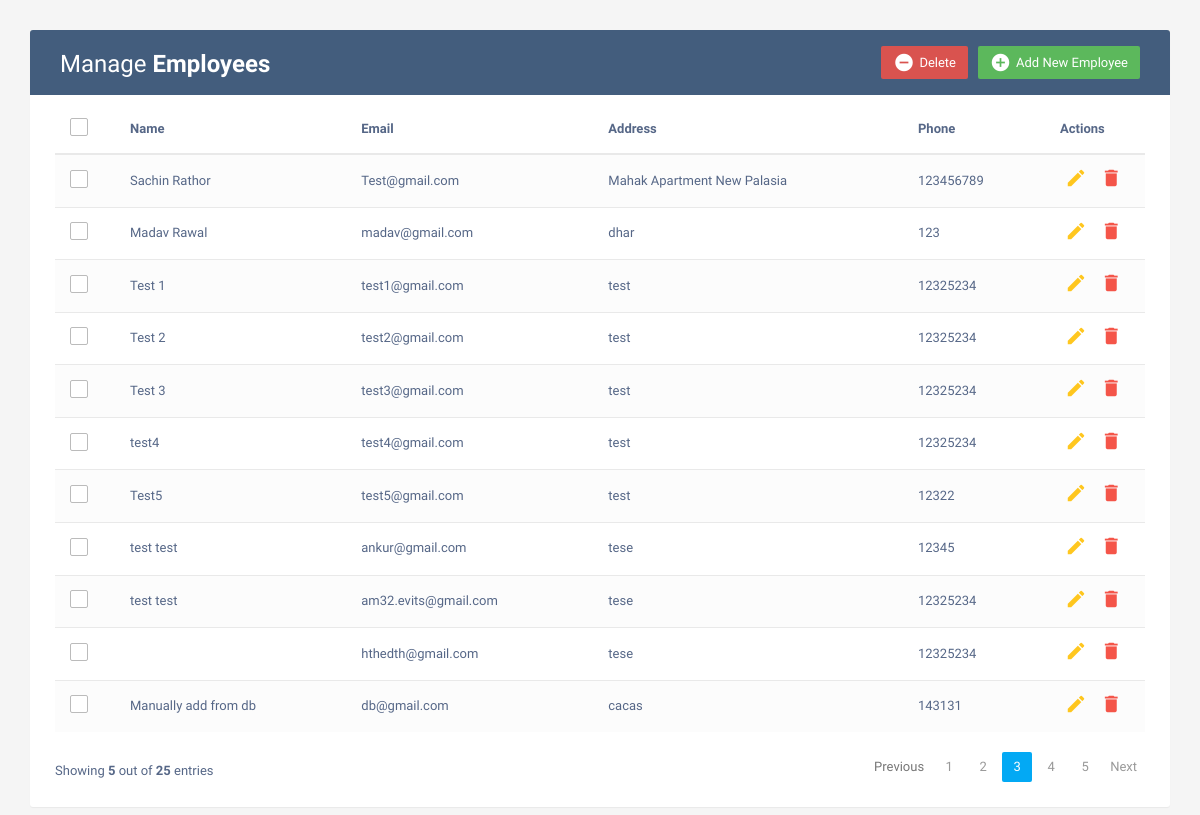
The app's page /, older data.
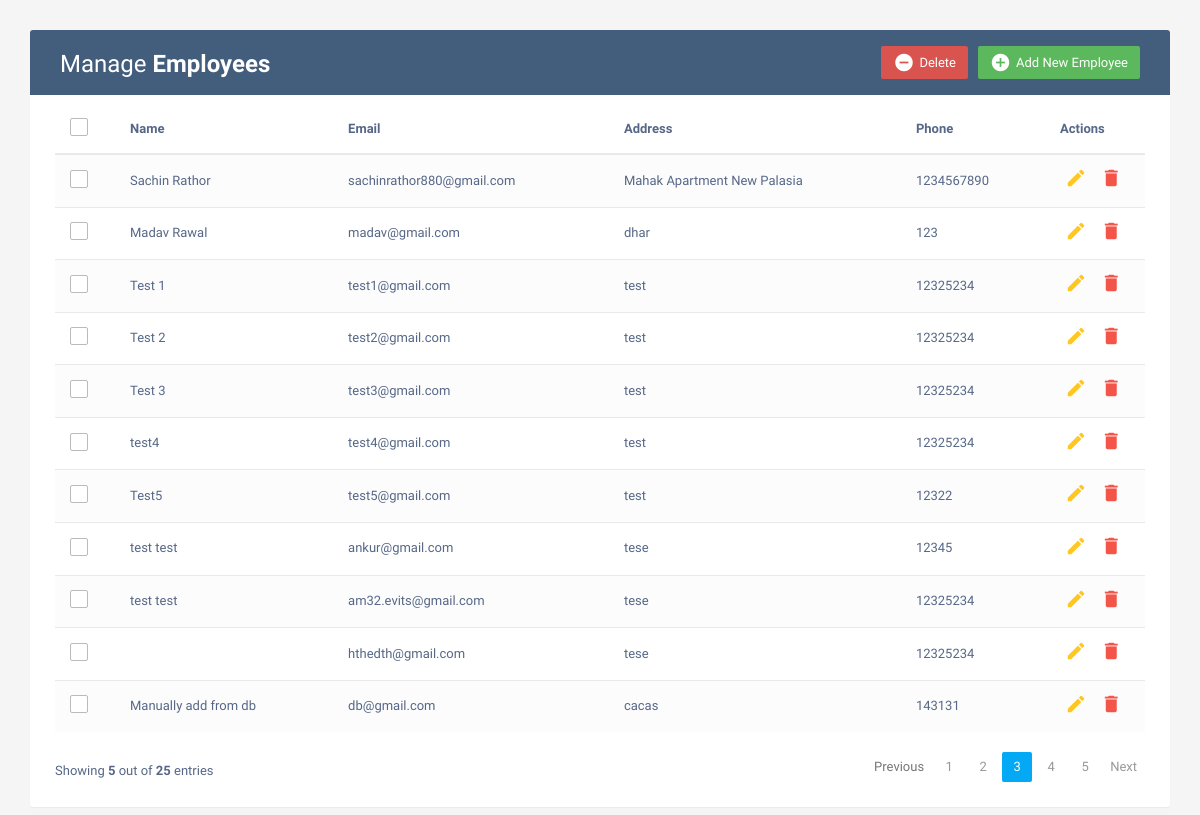
The same page, newer data.
### app2/models.py (models this page shows, shortened)
class Employees(models.Model):
    name=models.CharField(max_length=20)
    email=models.EmailField(max_length=20)
    phone=models.IntegerField()
    address=models.TextField()

### app2/views.py (the view)
# urls.py: path('', views.Index, name='home'),
def Index(request):
    emp = Employees.objects.all()
    context={
        'emp': emp,
    }
    return render(request, 'index.html',context)

### templates/index.html (shortened to what this page needs)
<!DOCTYPE html>
<html lang="en">
<head>
<link rel="stylesheet" href="https://maxcdn.bootstrapcdn.com/font-awesome/4.7.0/css/font-awesome.min.css">
<link rel="stylesheet" href="https://maxcdn.bootstrapcdn.com/bootstrap/3.3.7/css/bootstrap.min.css">
{% load static %}
<link href="{% static 'css/index.css' %}" rel="stylesheet">
  <body>
    <div class="container">
        <div class="table-wrapper">
            <div class="table-title">
                <div class="row">
                    <div class="col-sm-6">
						<h2>Manage <b>Employees</b></h2>
					</div>
					<div class="col-sm-6">
						<a href="#addEmployeeModal" class="btn btn-success" data-toggle="modal"><i class="material-icons">&#xE147;</i> <span>Add New Employee</span></a>
						<a href="#deleteEmployeeModal" class="btn btn-danger" data-toggle="modal"><i class="material-icons">&#xE15C;</i> <span>Delete</span></a>
					</div>
                </div>
            </div>
            <table class="table table-striped table-hover">
                <thead>
                    <tr>
						<th>
							<span class="custom-checkbox">
								<label for="selectAll"></label>
							</span>
						</th>
                        <th>Name</th>
                        <th>Email</th>
						<th>Address</th>
                        <th>Phone</th>
                        <th>Actions</th>
                    </tr>
                </thead>
                <tbody>
					{% for i in emp %}
                    <tr>
						<td>
							<span class="custom-checkbox">
								<label for="checkbox1"></label>
							</span>
						</td>
                        <td>{{i.name}}</td>
                        <td>{{i.email}}</td>
						<td>{{i.address}}</td>
						<td>{{i.phone}}</td>
                        <td>
                            <a href="#editEmployeeModal-{{ forloop.counter }}" class="edit" data-toggle="modal"><i class="material-icons" data-toggle="tooltip" title="Edit">&#xE254;</i></a>
                            <a href="#deleteEmployeeModal-{{forloop.counter	}}" class="delete" data-toggle="modal"><i class="material-icons" data-toggle="tooltip" title="Delete">&#xE872;</i></a>
                        </td>
                    </tr>
					{% endfor %}
                </tbody>
            </table>
			<div class="clearfix">
                <div class="hint-text">Showing <b>5</b> out of <b>25</b> entries</div>
                <ul class="pagination">
                    <li class="page-item disabled"><a href="#">Previous</a></li>
                    <li class="page-item"><a href="#" class="page-link">1</a></li>
                    <li class="page-item"><a href="#" class="page-link">2</a></li>
                    <li class="page-item active"><a href="#" class="page-link">3</a></li>
                    <li class="page-item"><a href="#" class="page-link">4</a></li>
                    <li class="page-item"><a href="#" class="page-link">5</a></li>
                    <li class="page-item"><a href="#" class="page-link">Next</a></li>
                </ul>
            </div>
        </div>
    </div>
</body>
</html>

Row changes from the older to the newer data that the page shows:
changed Employees "Sachin Rathor": email "Test@gmail.com" → "sachinrathor880@gmail.com"; phone "123456789" → "1234567890"
